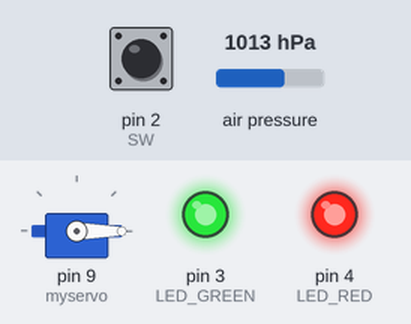
Bench run of a sketch on a simulated Arduino Uno, built with avr-gcc and run on an emulated ATmega328P. Shown: servo, output pins drawn as LEDs (lit = HIGH). Inputs (shaded band) come from the test bench; at power-on: pin 2 (SW) LOW, air pressure 1013 hPa. What the sketch prints to the serial monitor is not drawn.

Above: at 1.2 s.
1.3 s: pin 2 (SW) pulled HIGH for 0.15 s
At 2.4 s:
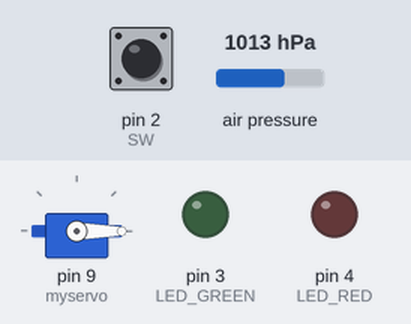
7.4 s: pin 2 (SW) pulled HIGH for 1 s
At 13.3 s:
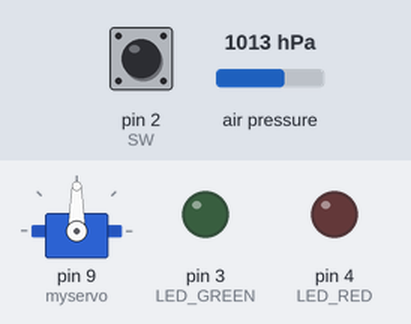
Timing chart, 0 to 14.9 s (numbered marks = the images above; inputs shaded):
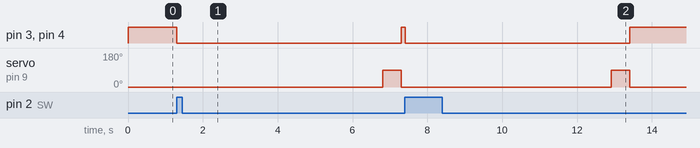

Measured:
- after the input at 1.3 s, pin 3 (LED_GREEN), pin 4 (LED_RED): HIGH → LOW at once, → HIGH 6.0 s later; servo on pin 9 (myservo): 0° → 90° after 5.5 s, → 0° 0.50 s later
- after the input at 7.4 s, pin 3 (LED_GREEN), pin 4 (LED_RED): HIGH → LOW at once, → HIGH 6.0 s later; servo on pin 9 (myservo): 0° → 90° after 5.5 s, → 0° 0.50 s later

The sketch:

BME280.ino
```cpp
#include <Wire.h>
#include <SPI.h>
#include <Adafruit_Sensor.h>
#include <Adafruit_BME280.h>
#include <Servo.h>
Servo myservo;

#define SW 2
#define LED_GREEN 3
#define LED_RED 4

#define BME_SCK 13
#define BME_MISO 12
#define BME_MOSI 11
#define BME_CS 10

#define SEALEVELPRESSURE_HPA (1013.25)

Adafruit_BME280 bme;  // I2C
//Adafruit_BME280 bme(BME_CS); // hardware SPI
//Adafruit_BME280 bme(BME_CS, BME_MOSI, BME_MISO, BME_SCK); // software SPI


float gainPressure = 1010.0f;
bool flag = false;


unsigned long delayTime;

void setup() {
  Serial.begin(9600);
  while (!Serial)
    ;  // time to get serial running
  Serial.println(F("BME280 test"));

  unsigned status;

  status = bme.begin(0x76);
  if (!status) {
    Serial.println("Could not find a valid BME280 sensor, check wiring, address, sensor ID!");
    Serial.print("SensorID was: 0x");
    Serial.println(bme.sensorID(), 16);
    Serial.print(" ID of 0xFF probably means a bad address, a BMP 180 or BMP 085\n");
    Serial.print(" ID of 0x56-0x58 represents a BMP 280,\n");
    Serial.print(" ID of 0x60 represents a BME 280.\n");
    Serial.print(" ID of 0x61 represents a BME 680.\n");
    while (1)
      ;
  }

  Serial.println("-- Default Test --");

  myservo.attach(9);
  pinMode(SW, INPUT);
  pinMode(LED_GREEN, OUTPUT);
  pinMode(LED_RED, OUTPUT);

  digitalWrite(LED_GREEN, HIGH);
  digitalWrite(LED_RED, HIGH);

  myservo.write(0);
}

void loop() {
  static bool isLocked = false;

  if (!isLocked) {
    if (digitalRead(SW) == HIGH && flag == false) {
      digitalWrite(LED_GREEN, LOW);
      flag = true;
    } else {
      digitalWrite(LED_GREEN, HIGH);
      digitalWrite(LED_RED, HIGH);
      myservo.write(0);
      flag = false;
    }

    if (bme.readPressure() / 100.0F >= gainPressure && flag == true) {
      digitalWrite(LED_RED, LOW);
      delay(5000);
      moveServo();
      digitalWrite(LED_RED, HIGH);
      flag = false;


      isLocked = true;
    }
  }

  if(digitalRead(SW) == LOW){
    isLocked = false;
  }


  Serial.println(bme.readPressure() / 100.0F);
}


void moveServo() {
  myservo.write(0);
  delay(500);
  myservo.write(90);
  delay(500);

}


// void printValues() {
//   Serial.print("Temperature = ");
//   Serial.print(bme.readTemperature());
//   Serial.println(" *C");

//   Serial.print("Pressure = ");

//   Serial.print(bme.readPressure() / 100.0F);
//   Serial.println(" hPa");

//   Serial.print("Approx. Altitude = ");
//   Serial.print(bme.readAltitude(SEALEVELPRESSURE_HPA));
//   Serial.println(" m");

//   Serial.print("Humidity = ");
//   Serial.print(bme.readHumidity());
//   Serial.println(" %");

//   Serial.println();
// }
```
